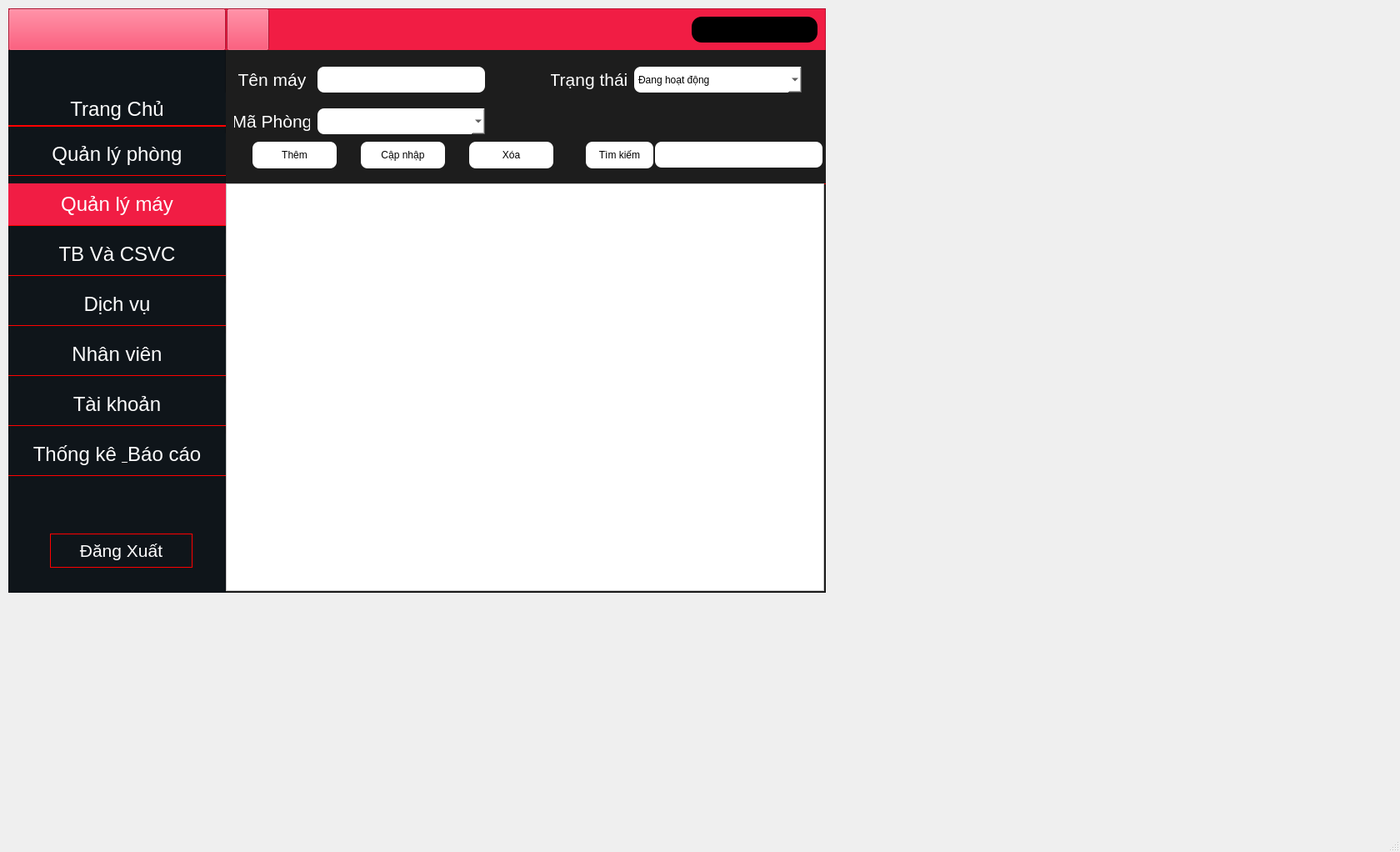
<?xml version="1.0" encoding="UTF-8"?>
<ui version="4.0">
 <class>MainWindow</class>
 <widget class="QMainWindow" name="MainWindow">
  <property name="geometry">
   <rect>
    <x>0</x>
    <y>0</y>
    <width>1680</width>
    <height>1022</height>
   </rect>
  </property>
  <property name="windowTitle">
   <string>MainWindow</string>
  </property>
  <widget class="QWidget" name="centralwidget">
   <widget class="QFrame" name="frame">
    <property name="geometry">
     <rect>
      <x>10</x>
      <y>10</y>
      <width>981</width>
      <height>701</height>
     </rect>
    </property>
    <property name="styleSheet">
     <string notr="true">background-color:#1D1D1D;</string>
    </property>
    <property name="frameShape">
     <enum>QFrame::StyledPanel</enum>
    </property>
    <property name="frameShadow">
     <enum>QFrame::Raised</enum>
    </property>
    <widget class="QFrame" name="frame_2">
     <property name="geometry">
      <rect>
       <x>0</x>
       <y>0</y>
       <width>981</width>
       <height>51</height>
      </rect>
     </property>
     <property name="styleSheet">
      <string notr="true">background-color: #F11D44;</string>
     </property>
     <property name="frameShape">
      <enum>QFrame::StyledPanel</enum>
     </property>
     <property name="frameShadow">
      <enum>QFrame::Raised</enum>
     </property>
     <widget class="QLabel" name="lb_tentaikhoan">
      <property name="geometry">
       <rect>
        <x>820</x>
        <y>10</y>
        <width>151</width>
        <height>31</height>
       </rect>
      </property>
      <property name="styleSheet">
       <string notr="true">color:white;
background-color:black;
border-radius:12px;</string>
      </property>
      <property name="text">
       <string/>
      </property>
     </widget>
     <widget class="QPushButton" name="btn_home">
      <property name="geometry">
       <rect>
        <x>0</x>
        <y>0</y>
        <width>261</width>
        <height>51</height>
       </rect>
      </property>
      <property name="text">
       <string/>
      </property>
      <property name="icon">
       <iconset>
        <normaloff>../Icon &amp; image/Logo-Transparent-01.png</normaloff>../Icon &amp; image/Logo-Transparent-01.png</iconset>
      </property>
      <property name="iconSize">
       <size>
        <width>150</width>
        <height>200</height>
       </size>
      </property>
     </widget>
     <widget class="QPushButton" name="btn_back">
      <property name="geometry">
       <rect>
        <x>262</x>
        <y>0</y>
        <width>51</width>
        <height>51</height>
       </rect>
      </property>
      <property name="text">
       <string/>
      </property>
      <property name="icon">
       <iconset>
        <normaloff>../Icon &amp; image/2203523_arrow_back_botton_left_icon.ico</normaloff>../Icon &amp; image/2203523_arrow_back_botton_left_icon.ico</iconset>
      </property>
      <property name="iconSize">
       <size>
        <width>40</width>
        <height>40</height>
       </size>
      </property>
     </widget>
    </widget>
    <widget class="QFrame" name="frame_3">
     <property name="geometry">
      <rect>
       <x>0</x>
       <y>50</y>
       <width>261</width>
       <height>651</height>
      </rect>
     </property>
     <property name="styleSheet">
      <string notr="true">background-color:#0F151A;</string>
     </property>
     <property name="frameShape">
      <enum>QFrame::StyledPanel</enum>
     </property>
     <property name="frameShadow">
      <enum>QFrame::Raised</enum>
     </property>
     <widget class="QPushButton" name="btn_dangxuat">
      <property name="geometry">
       <rect>
        <x>50</x>
        <y>580</y>
        <width>171</width>
        <height>41</height>
       </rect>
      </property>
      <property name="font">
       <font>
        <pointsize>16</pointsize>
       </font>
      </property>
      <property name="styleSheet">
       <string notr="true">border: 1px solid red;
color:white;</string>
      </property>
      <property name="text">
       <string>Đăng Xuất</string>
      </property>
     </widget>
     <widget class="QPushButton" name="btn_trangchu">
      <property name="geometry">
       <rect>
        <x>0</x>
        <y>51</y>
        <width>261</width>
        <height>41</height>
       </rect>
      </property>
      <property name="font">
       <font>
        <pointsize>18</pointsize>
       </font>
      </property>
      <property name="styleSheet">
       <string notr="true">border: 2px solid red;
color:white;
border-left:none;
border-top:none;
border-right:none;
</string>
      </property>
      <property name="text">
       <string>Trang Chủ</string>
      </property>
     </widget>
     <widget class="QPushButton" name="btn_qlphong">
      <property name="geometry">
       <rect>
        <x>0</x>
        <y>100</y>
        <width>261</width>
        <height>51</height>
       </rect>
      </property>
      <property name="font">
       <font>
        <pointsize>18</pointsize>
        <underline>false</underline>
        <strikeout>false</strikeout>
       </font>
      </property>
      <property name="styleSheet">
       <string notr="true">border: 1px solid red;
color:white;
border-left:none;
border-top:none;
border-right:none;
</string>
      </property>
      <property name="text">
       <string>Quản lý phòng</string>
      </property>
     </widget>
     <widget class="QPushButton" name="btn_qlmay">
      <property name="geometry">
       <rect>
        <x>0</x>
        <y>160</y>
        <width>261</width>
        <height>51</height>
       </rect>
      </property>
      <property name="font">
       <font>
        <pointsize>18</pointsize>
       </font>
      </property>
      <property name="styleSheet">
       <string notr="true">border: 1px solid red;
color:white;
border-left:none;
border-top:none;
border-right:none;
background-color:#F11D44;</string>
      </property>
      <property name="text">
       <string>Quản lý máy</string>
      </property>
     </widget>
     <widget class="QPushButton" name="btn_tbcsvc">
      <property name="geometry">
       <rect>
        <x>0</x>
        <y>220</y>
        <width>261</width>
        <height>51</height>
       </rect>
      </property>
      <property name="font">
       <font>
        <pointsize>18</pointsize>
       </font>
      </property>
      <property name="styleSheet">
       <string notr="true">border: 1px solid red;
color:white;
border-left:none;
border-top:none;
border-right:none;</string>
      </property>
      <property name="text">
       <string>TB Và CSVC</string>
      </property>
     </widget>
     <widget class="QPushButton" name="btn_dichvu">
      <property name="geometry">
       <rect>
        <x>0</x>
        <y>280</y>
        <width>261</width>
        <height>51</height>
       </rect>
      </property>
      <property name="font">
       <font>
        <pointsize>18</pointsize>
       </font>
      </property>
      <property name="styleSheet">
       <string notr="true">border: 1px solid red;
color:white;
border-left:none;
border-top:none;
border-right:none;</string>
      </property>
      <property name="text">
       <string>Dịch vụ</string>
      </property>
     </widget>
     <widget class="QPushButton" name="btn_nhanvien">
      <property name="geometry">
       <rect>
        <x>0</x>
        <y>340</y>
        <width>261</width>
        <height>51</height>
       </rect>
      </property>
      <property name="font">
       <font>
        <pointsize>18</pointsize>
       </font>
      </property>
      <property name="styleSheet">
       <string notr="true">border: 1px solid red;
color:white;
border-left:none;
border-top:none;
border-right:none;</string>
      </property>
      <property name="text">
       <string>Nhân viên</string>
      </property>
     </widget>
     <widget class="QPushButton" name="btn_tk">
      <property name="geometry">
       <rect>
        <x>0</x>
        <y>400</y>
        <width>261</width>
        <height>51</height>
       </rect>
      </property>
      <property name="font">
       <font>
        <pointsize>18</pointsize>
       </font>
      </property>
      <property name="styleSheet">
       <string notr="true">border: 1px solid red;
color:white;
border-left:none;
border-top:none;
border-right:none;</string>
      </property>
      <property name="text">
       <string>Tài khoản</string>
      </property>
     </widget>
     <widget class="QPushButton" name="btn_baocaotk">
      <property name="geometry">
       <rect>
        <x>0</x>
        <y>460</y>
        <width>261</width>
        <height>51</height>
       </rect>
      </property>
      <property name="font">
       <font>
        <pointsize>18</pointsize>
       </font>
      </property>
      <property name="styleSheet">
       <string notr="true">border: 1px solid red;
color:white;
border-left:none;
border-top:none;
border-right:none;</string>
      </property>
      <property name="text">
       <string>Thống kê &amp; Báo cáo</string>
      </property>
     </widget>
    </widget>
    <widget class="QPushButton" name="pushButton_8">
     <property name="geometry">
      <rect>
       <x>270</x>
       <y>180</y>
       <width>221</width>
       <height>81</height>
      </rect>
     </property>
     <property name="font">
      <font>
       <pointsize>20</pointsize>
      </font>
     </property>
     <property name="styleSheet">
      <string notr="true">border:none</string>
     </property>
     <property name="text">
      <string/>
     </property>
     <property name="icon">
      <iconset>
       <normaloff>../../Downloads/Test 1-01.png</normaloff>../../Downloads/Test 1-01.png</iconset>
     </property>
     <property name="iconSize">
      <size>
       <width>250</width>
       <height>200</height>
      </size>
     </property>
    </widget>
    <widget class="QFrame" name="frame_4">
     <property name="geometry">
      <rect>
       <x>261</x>
       <y>50</y>
       <width>720</width>
       <height>161</height>
      </rect>
     </property>
     <property name="styleSheet">
      <string notr="true">border:1px solid red;
border-left:none;
border-top:none;
border-right:none;</string>
     </property>
     <property name="frameShape">
      <enum>QFrame::StyledPanel</enum>
     </property>
     <property name="frameShadow">
      <enum>QFrame::Raised</enum>
     </property>
     <widget class="QLabel" name="label">
      <property name="geometry">
       <rect>
        <x>10</x>
        <y>20</y>
        <width>91</width>
        <height>31</height>
       </rect>
      </property>
      <property name="font">
       <font>
        <pointsize>16</pointsize>
       </font>
      </property>
      <property name="styleSheet">
       <string notr="true">border:none;
color:white;
</string>
      </property>
      <property name="text">
       <string>Tên máy</string>
      </property>
      <property name="alignment">
       <set>Qt::AlignCenter</set>
      </property>
     </widget>
     <widget class="QLabel" name="label_2">
      <property name="geometry">
       <rect>
        <x>10</x>
        <y>70</y>
        <width>91</width>
        <height>31</height>
       </rect>
      </property>
      <property name="font">
       <font>
        <pointsize>16</pointsize>
       </font>
      </property>
      <property name="styleSheet">
       <string notr="true">border:none;
color:white;
</string>
      </property>
      <property name="text">
       <string>Mã Phòng</string>
      </property>
      <property name="alignment">
       <set>Qt::AlignCenter</set>
      </property>
     </widget>
     <widget class="QLabel" name="label_3">
      <property name="geometry">
       <rect>
        <x>390</x>
        <y>20</y>
        <width>91</width>
        <height>31</height>
       </rect>
      </property>
      <property name="font">
       <font>
        <pointsize>16</pointsize>
       </font>
      </property>
      <property name="styleSheet">
       <string notr="true">border:none;
color:white;
</string>
      </property>
      <property name="text">
       <string>Trạng thái</string>
      </property>
      <property name="alignment">
       <set>Qt::AlignCenter</set>
      </property>
     </widget>
     <widget class="QLineEdit" name="txt_ten_may">
      <property name="geometry">
       <rect>
        <x>110</x>
        <y>20</y>
        <width>201</width>
        <height>31</height>
       </rect>
      </property>
      <property name="styleSheet">
       <string notr="true">border-radius:8px;
border:none;
color:black;
background-color:#fff;</string>
      </property>
     </widget>
     <widget class="QPushButton" name="btn_them">
      <property name="geometry">
       <rect>
        <x>32</x>
        <y>110</y>
        <width>101</width>
        <height>32</height>
       </rect>
      </property>
      <property name="styleSheet">
       <string notr="true">border-radius:8px;
border:none;
color:black;
background-color:#fff;</string>
      </property>
      <property name="text">
       <string>Thêm</string>
      </property>
     </widget>
     <widget class="QPushButton" name="btn_capnhap">
      <property name="geometry">
       <rect>
        <x>162</x>
        <y>110</y>
        <width>101</width>
        <height>32</height>
       </rect>
      </property>
      <property name="styleSheet">
       <string notr="true">border-radius:8px;
border:none;
color:black;
background-color:#fff;</string>
      </property>
      <property name="text">
       <string>Cập nhập</string>
      </property>
     </widget>
     <widget class="QPushButton" name="btn_xoa">
      <property name="geometry">
       <rect>
        <x>292</x>
        <y>110</y>
        <width>101</width>
        <height>32</height>
       </rect>
      </property>
      <property name="styleSheet">
       <string notr="true">border-radius:8px;
border:none;
color:black;
background-color:#fff;</string>
      </property>
      <property name="text">
       <string>Xóa</string>
      </property>
     </widget>
     <widget class="QLineEdit" name="txt_timkiem">
      <property name="geometry">
       <rect>
        <x>515</x>
        <y>110</y>
        <width>201</width>
        <height>31</height>
       </rect>
      </property>
      <property name="styleSheet">
       <string notr="true">border-radius:8px;
border:none;
color:black;
background-color:#fff;</string>
      </property>
     </widget>
     <widget class="QPushButton" name="btn_timkiem">
      <property name="geometry">
       <rect>
        <x>432</x>
        <y>110</y>
        <width>81</width>
        <height>32</height>
       </rect>
      </property>
      <property name="styleSheet">
       <string notr="true">border-radius:8px;
border:none;
color:black;
background-color:#fff;</string>
      </property>
      <property name="text">
       <string>Tìm kiếm</string>
      </property>
     </widget>
     <widget class="QComboBox" name="cbb_maphong">
      <property name="geometry">
       <rect>
        <x>110</x>
        <y>70</y>
        <width>201</width>
        <height>31</height>
       </rect>
      </property>
      <property name="styleSheet">
       <string notr="true">border-radius:8px;
border:none;
color:black;
background-color:#fff;</string>
      </property>
     </widget>
     <widget class="QComboBox" name="cbb_trangthai">
      <property name="geometry">
       <rect>
        <x>490</x>
        <y>20</y>
        <width>201</width>
        <height>31</height>
       </rect>
      </property>
      <property name="styleSheet">
       <string notr="true">border-radius:8px;
border:none;
color:black;
background-color:#fff;</string>
      </property>
      <item>
       <property name="text">
        <string>Đang hoạt động</string>
       </property>
      </item>
      <item>
       <property name="text">
        <string>Không hoạt động</string>
       </property>
      </item>
      <item>
       <property name="text">
        <string>Đang bảo trì</string>
       </property>
      </item>
     </widget>
    </widget>
    <widget class="QTableWidget" name="tb_may">
     <property name="geometry">
      <rect>
       <x>261</x>
       <y>210</y>
       <width>718</width>
       <height>489</height>
      </rect>
     </property>
     <property name="styleSheet">
      <string notr="true">background-color:white;</string>
     </property>
    </widget>
   </widget>
  </widget>
  <widget class="QMenuBar" name="menubar">
   <property name="geometry">
    <rect>
     <x>0</x>
     <y>0</y>
     <width>1680</width>
     <height>24</height>
    </rect>
   </property>
  </widget>
  <widget class="QStatusBar" name="statusbar"/>
 </widget>
 <resources/>
 <connections/>
</ui>
